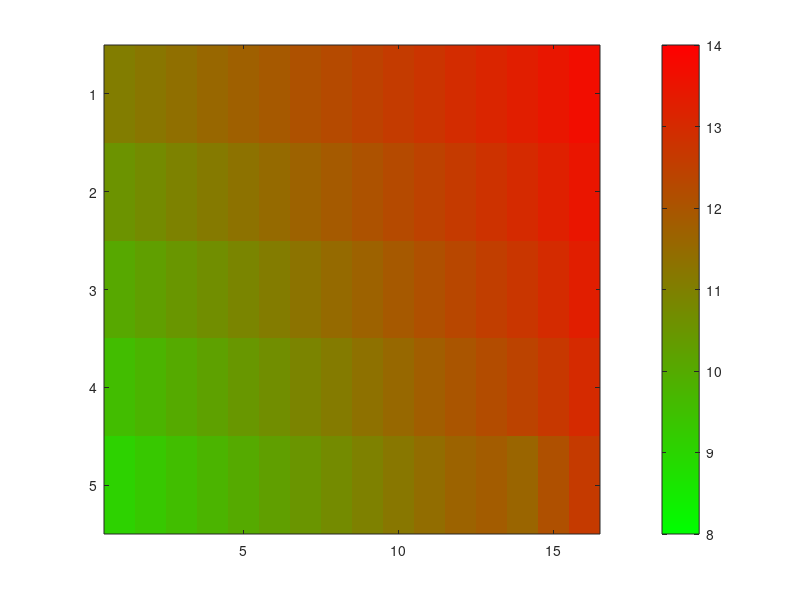

Write the MATLAB code that produced this figure.
%Parameters for Simscape Model
clear all
tic
simTime = 4004;
t = [0:0.01:(simTime-0.01)];

%load('PmusHatSmoothNorm_30_10.mat')

%PmusHatSmoothNorm = PmusHatSmoothNorm(1:end-1);
%plot(PmusHatSmoothNorm)
%hold off

%VENTILATOR SETTINGS
PEEP = 8.5; %cmH2O, Posistive End Expiratory Pressure
Paw_Ref = 18; %Pressure target, cmH_2O

%Reference support target changes after 60s
Paw_Ref_in = [t', ones(length(t),1)*Paw_Ref];
Paw_Ref_in(7000:end,2) = Paw_Ref+2;
PS = Paw_Ref - PEEP;

maxAllowableChange = 10; %+- max allowed change in pressure support (cmH2O)
Paw_Threshold = -1; %cmH2O, trigger variable
Q_Threshold_Percentage = 0.36; %percent of peak flow, cycling off variable
numOfBreaths = 20; %number of tidal breaths until support adjust

timeInspVent = 2;
timeExpVent = 2;

cutInValue = 13;
alpha = -1/(cutInValue-15);
zeta = 0.3258;
beta = 3.2576;

%CONTROLLER
%PID
Kp = 0.1; %Proportional constant, PID cntrol
Ti = 1; %Integral time constant, PID control
D = 0; %Derivative constant, PID control

P = 1;
I = 1;
D = 0;


%Adjustment Support Level Filter
timeResponse = 25; %time response of system, amount of time for controller
%adjust support level

%Muscle Pressure Adjustment Curve Parameters
gradPmus = 2.5; %gradient of muscle pressure support level adjustment curve
yIntPmus = -20; %y intercept
a1 = 0.1; %gain for driving pressure driven support level adjustment
%Driving Pressure Adjustment
gradDrivePres = 2.5;
yIntDrivePres = -32.5;
a2 = 0.1; %gain for muscle pressure driven support level adjustment

%INITIAL PATIENT SETTINGS
Resistance = 5.27; %cmH2O/L/s
Compliance = 1/27.37; %L/cmH2O
%initialMaxEffort = 10.5; %-cmH2O, initial maximum effort of patient
%maximum effort changes as PSV level changes
timeInsp = 1.4; %patient inspiration time, seconds
timeExp = 2.6; %patient expiration, seconds

varPE = 10; % %change in variation effort (relative to max effort)

%OCCLUSION SETTINGS
%end expiratory occlusion
lengthEEOcc = 5; %Length of end-expiratory occlusion (seconds)
breathsTillEE = 3; %number of breaths that occur before EE occlusion
numberOfRecordingsEE = 3;

%end inspiratory occlusion
numberOfRecordingsEI = 3; %number of recordings till support level adjusted
lengthEIOcc = 1.5; %Length of end-inspiratory occlusion (seconds)
flowOccThreshold = 0.05; %percentage of peak flow when occlusion triggered
breathsTillEI = 3; %number of breaths that occur before EI occlusion


%state (and inverse state signal)
tCounter = 0;
state = zeros(1,length(tCounter));
invState = zeros(1,length(tCounter));
mode = zeros(1,length(tCounter));
breathCounter = 0;
x = 0;
Pmus = zeros(1,length(tCounter));
flowIndexEnable = zeros(1,length(tCounter));

for idx=1:length(t)
    if tCounter < timeInspVent
        state(idx) = 1;
        invState(idx) = 0;
        mode(idx) = 1;
        flowIndexEnable(idx) = 1;
    end
    %expiration
    if breathCounter == 100000
        if tCounter >= timeInspVent && tCounter < (timeInspVent + lengthEIOcc)
            state(idx) = 0;
            invState(idx) = 0;
            mode(idx) = 2;
            
              if tCounter < (timeInspVent + 0.1)
                flowIndexEnable(idx) = 1;
              else
                  flowIndexEnable(idx) = 0;
              end
        end
        if tCounter > (timeInspVent + lengthEIOcc) && tCounter < (timeInspVent + timeExpVent + lengthEIOcc)
            state(idx) = 0;
            invState(idx) = 1;
            mode(idx) = 0;
        end
        if tCounter >= (timeInspVent + timeExpVent + lengthEIOcc)
            tCounter = 0;
            breathCounter = 0;
        end
    else
        if tCounter >= timeInspVent && tCounter < (timeInspVent + timeExpVent)
            state(idx) = 0;
            invState(idx) = 1;
            mode(idx) = 0;
            if tCounter < (timeInspVent + 0.1)
                flowIndexEnable(idx) = 1;
            else 
                flowIndexEnable(idx) = 0;
            end
        end
         if tCounter >= (timeInspVent + timeExpVent)
            tCounter = 0;
            breathCounter = breathCounter + 1;
        end
    end
  
    tCounter = tCounter + 0.01;
end




%plot(t(1:2000),-Pmus(1:2000))
effortMode = 0;
if effortMode == 1
    initialMaxEffort = zeros(1, length(t));
    effort_mag = 5;
    x = 0;
    for idx = 1:length(t)
       x = x + 1;
       initialMaxEffort(idx) = effort_mag;
       if x >= 3500
            x = 0;
            effort_mag = effort_mag + 0.5;
       end
        
        % elseif x < 1100
        %     initialMaxEffort(idx) = 5.5;
        % elseif x < 1200
        %     initialMaxEffort(idx) = 6;
        % elseif x < 1300
        %     initialMaxEffort(idx) = 6.5;
        % elseif x < 1400
        %     initialMaxEffort(idx) = 7;
        % elseif x < 1500
        %     initialMaxEffort(idx) = 7.5;
        % elseif x < 1600
        %     initialMaxEffort(idx) = 8;
        % elseif x < 1700
        %     initialMaxEffort(idx) = 8.5;
        % elseif x < 1800
        %     initialMaxEffort(idx) = 9;
        % elseif x < 1900
        %     initialMaxEffort(idx) = 9.5;
        % elseif x < 2000
        %     initialMaxEffort(idx) = 10;
        % elseif x < 2100
        %     initialMaxEffort(idx) = 10.5;
        % elseif x < 2200
        %     initialMaxEffort(idx) = 11;
        % elseif x < 2300
        %     initialMaxEffort(idx) = 11.5;
        % elseif x < 2400
        %     initialMaxEffort(idx) = 12;
        % elseif x < 2500
        %     initialMaxEffort(idx) = 12.5;
        % elseif x < 2600
        %     initialMaxEffort(idx) = 13;
        % elseif x < 2700
        %     initialMaxEffort(idx) = 13.5;
        % elseif x < 2800
        %     initialMaxEffort(idx) = 14;
        % elseif x < 2900
        %     initialMaxEffort(idx) = 14.5;
        % elseif x < 3000
        %     initialMaxEffort(idx) = 15;
        % end
        x = x + 0.01;
    end
    effortIn = [t' initialMaxEffort'];
else
    initialMaxEffort = 13.08;
end


%% Pmus Model
load('general_model.mat')

%numBreaths = simTime/((length(pmus_model)-1)/100);
%lengthBreath = length(pmus_model)-1;
%startPos = 1;
Pmus = [];
range_eff = 1.56/2;
for idx=1:simTime/7

    %randomly shorten/lengthen pmus
    % pos_neg = 0;
    % while pos_neg == 0
    %     pos_neg = randi([-1,1],1);
    % end
    % adjust_length = rand()*range_eff;
    % length_eff = 700 + (pos_neg*adjust_length*100)
    % % renormalise length to 1 second
    % t_old = linspace(1,700,700);
    % t_new = linspace(1,length_eff,700);
    % 
    % % Normalize time for interpolation
    % tau = t_old / 700;
    % tau_new = t_new / 300;
    % 
    % Pmus_stretched = interp1(tau, pmus_model, tau_new, 'spline');
    % if length(Pmus_stretched) >= 700
    %     Pmus_stretched = Pmus_stretched(1:700);
    % else
    %     length_stretched_eff = length(Pmus_stretched);
    %     Pmus_stretched = Pmus_stretched + zeros(2,700 - length_stretched_eff);
    % end
    Pmus = [Pmus pmus_model];
    %startPos = startPos + lengthBreath;
    %Pmus(startPos+1:startPos+231) = 0;
    %startPos = startPos + 231;
end


stateIn = [t',state'];
invStateIn = [t',invState'];
Pmus_in = [t', Pmus(1:end)'];
modeIn = [t', mode'];


%% Patient Response Variables

m = -0.825;
ratioPV = ones(1, length(t))*m;
ratioPV_in = [t', ratioPV'];
c = 23.56;

initial_peak_effort = -7.6;
% C_prop_values = zeros(size(state,2),1);
% C_prop_values(200200:end) = 2;
% C_prop_in = [t', C_prop_values];

C_prop_init = 0; %propofol concentration [ug*mL^-1]

%lookup table
PS_array = [
    13.5000
   14.0000
   14.5000
   15.0000
   15.5000
   16.0000
   16.5000
   17.0000
   17.5000
   18.0000
   18.5000
   19.0000
   19.5000
   20.0000
   20.5000
   21.0000
    ];

%PS_array = PS_array - PEEP;
C_prop_vector = [
0.0
0.5
1.0
1.5
2.0
];

%%
% pmus_array = zeros(5,16);
% counter =1;
% for i = 1:5
%     pmus_array(i,:) = final_results.P_mus(counter:counter + 15);
%     counter = counter + 16;
% end

pmus_array = ...
[9.07450995173817	8.58303374254441	8.09163589060172	7.60031522437297	7.10907009752719	6.61789821112623	6.12679635026677	5.63575998296837	5.14478262919641	4.65385483003553	4.16296238629128	3.67208318099328	3.18118105032235	2.69019291238860	2.22194997280716	1.77066793460113;...
8.32712845152772	7.86084961938944	7.39466034016806	6.92884796077444	6.46285558675153	5.99709025307945	5.53111826594518	5.06536276765490	4.59963934902614	4.13385453994266	3.66818546991775	3.20246679761484	2.73672332433147	2.27050988208754	1.85508365411562	1.47727018951182;...
7.57960998886679	7.13840128992502	6.69730279182784	6.25713070167087	5.81612331222786	5.37548174765759	4.93468252706403	4.49420422606204	4.05354609517805	3.61258158085774	3.17161584615783	2.73034796123167	2.28799731183129	1.84309533118342	1.47667746892257	1.16983539531106;...
6.83134879540383	6.41506974668250	5.99988944823208	5.58422101329840	5.16863690252799	4.75343725022152	4.33722350841555	3.92134974234469	3.50516855183661	3.08844931876491	2.67049382603472	2.24997798355149	1.82327893510971	1.37930157594579	1.02912256572725	0.771692094620232;...
6.08230484830341	5.69099234298216	5.30101725337789	4.91020628198063	4.51940179029062	4.12771651843734	3.73617781747217	3.34395172543840	2.95065125236925	2.55454321303406	2.15205220709006	1.73582091734394	1.26073612937778	0.178310121249703	0.161288355039994	0.176538749852994];

pmus_array = pmus_array .* -1;

p_dyn_array = zeros(size(pmus_array));

for i = 1:size(p_dyn_array,1)
    for j = 1:size(p_dyn_array,2)
        p_dyn_array(i,j) = (PS_array(j)-PEEP)-(pmus_array(i,j)*2/3);
    end
end

%% color map Pdyn

figure()
imagesc(p_dyn_array)
caxis([8 14]);

% Create custom green→red colormap
nColors = 256;
green = [0, 1, 0];  % RGB for green
red   = [1, 0, 0];  % RGB for red
customMap = [linspace(green(1), red(1), nColors)', ...
             linspace(green(2), red(2), nColors)', ...
             linspace(green(3), red(3), nColors)'];

colormap(customMap);
colorbar;



% S_0 = 0; %receptor sensitivity in hyperoxia [L*min^-1*(nM*L^-1)^-1]
% A = 17.8; %Area constant
% P_o2 = 100; %partial pressure of oxygen
% P_0 = 30; %P_o2 max sensitivity beffore receptor failure
% T_c = 40; %central receptors threshold [nM L-1]
% T_p = 34.6; %peripheral receptor threshold [nM L-1]
% F_R = 12; %respiratory rate [min^-1]
% V_D_anat = 0.12; %anatomical dead space [L]
% V_D_alv_ratio = 0.3; %alveolar dead space to tidal volume ratio
% dot_V_TH = 0.2689; %flow threshold [L*s^-1]
% D_w = 0; %wakefulness drive (0 = asleep)
% Na_conc = 0.139;
% K_conc = 0.0043;
% Ca_conc = 0.0012;
% Mg_conc = 0.00085;
% Alb = 4.5;
% Pi = 0.00012;
% HCO3_conc = 0.024; %nM*L-1
% V_co2 = 0.2; %L * min^-1
% T_i = 0.978; %Inspiration time [s]
% Cl_conc = 0.105; %Chlorine concentration [M*L^-1]
% K_w = 2.39e-14; %ion product of water 
% K_c = 2.45e-11; %equilibrium constant
% K_2 = 2.19e-7; %phosphoric acid dissociation constant
% K_3 = 1.16e-10; %carbonate dissocation constant
% K_h = 1.77e-7; %histidine dissociation constant
% 
% PEEP = 6; %cmH2O, Posistive End Expiratory Pressure
% Resistance = 11.2; %cmH2O/L/s
%Compliance = 0.0617; %L/cmH2O
% figure()
% plot(t, mode')
% 
% figure()
% plot(t, state')
% 
% figure()
% plot(t, invState')
% 
% figure()
% plot(t, Pmus')
% plot(t, state)
% hold on
% plot(t, invState)
% plot(t, Pmus)
% plot(t, mode)

% plot(modeIn, 'Color', 'r')    
% hold on
% plot(flowIndexEnableIn, 'Color', 'g')
% hold off

%SIMULATE MODEL
%simOut = sim("simplePatientModelTuning_30_08_23.slx");
% simOut = sim("simScapeModel_tuning_08_23.slx")
% %DETERMINE IAE
% %take average of last set point values from 380 seconds onwards
% % ssIndStart = find(simOut.adjustedSetPoint.time > 400,1);
% % ssValue = mean(simOut.adjustedSetPoint.data(ssIndStart:end));
% % 
% % changeFlagTime = simOut.changeFlag.time(find(simOut.changeFlag.data ~= 0));
% % changeFlagTime = round(changeFlagTime*100)/100;
% % changeFlagTime = unique(changeFlagTime);
% % for idx=2:length(changeFlagTime)
% %     if abs(diff([changeFlagTime(idx) changeFlagTime(idx-1)])) < 0.1
% %         changeFlagTime(idx) = 0;
% %     end
% % end
% % changeFlagTimeProcessed = changeFlagTime(find(changeFlagTime ~= 0));
% % IAE = 0;
% % IAE_array = [];
% % 
% % %DOESN"T QUITE WORK, I THINK changeFlagTime is a bit funky
% % % for idx = 1:length(changeFlagTimeProcessed)
% % %     IAE = IAE + abs(diff([ssValue simOut.adjustedSetPoint.data(find(simOut.adjustedSetPoint.time > changeFlagTimeProcessed(idx),1))]));
% % %     IAE_array = [IAE_array; IAE];
% % % end
% % 
% % for idx = 1:length(changeFlagTimeProcessed)
% %     IAE = IAE + abs(diff([ssValue simOut.adjustedSetPoint.data(find(simOut.adjustedSetPoint.time > changeFlagTimeProcessed(idx),1))]));
% %     IAE_array = [IAE_array; IAE];
% % end
% % 
% plot(simOut.adjustedSetPoint.time,simOut.adjustedSetPoint.data)
% hold on
% % plot(changeFlagTimeProcessed, IAE_array)
% % toc
% 
% %SETTLING TIME
% PSVout= simOut.adjustedSetPoint.data;
% TimeOut = simOut.adjustedSetPoint.time;
% ssValue = PSVout(end);
% upper = yline(ssValue + (0.02*ssValue))
% lower = yline(ssValue - (0.02*ssValue))
% diffFromSS = abs(PSVout - ssValue);
% ssBand = ssValue*0.02;
% settlingTime = TimeOut(find(diffFromSS > ssBand,1, 'last')) 
% settlingPoint = PSVout(find(TimeOut == settlingTime))
% plot(settlingTime, settlingPoint, '-o')
% %settlingTimeIdx = find(abs(diff([reversePSV(1) reversePSV])) > 0.05*reversePSV(1))


% selectPmus = 1;
% %Base Pmus signal
% breathCounter = 0;
% cycleCounter = 1;
% a = [1.2 1.5 2 3 6];
% b = [6 3 2 1.5 1.2];
% c = [0.05:0.05:0.75];
% d = [0.1:0.1:1.5];
% e = [2:0.5:6];
% 
% switch selectPmus
%     case 1 %half sine wave    
%         for idx = 1:length(t)
%             if x <= timeInsp %patient effort during inspiration
%                 Pmus(idx) = sin(x/timeInsp*pi);
%             end
% 
%             if breathCounter == 3
%                 if x > timeInsp && x <= (timeInsp + timeExp + lengthEIOcc) %patient effort during expiration
%                     Pmus(idx) = 0;
%                 end
% 
%                 if x > (timeInsp + timeExp + lengthEIOcc)%reset timer after 2 seconds has passed
%                     x = 0;
%                     breathCounter = 0;
%                 end
%             else
%                 if x > timeInsp && x <= timeInsp + timeExp %patient effort during expiration
%                     Pmus(idx) = 0;
%                 end
% 
%                 if x > timeInsp + timeExp %reset timer after 2 seconds has passed
%                     x = 0;
%                     breathCounter = breathCounter + 1;
%                 end
%             end
%             x = x + 0.01; %increment timer
%         end
% 
%     case 2 %flipped halfwave
% 
%         Tip = 0.5;
%         Te = 1.5;
%         Tep = 2;
%         Tnext = 4;
% 
%         for idx = 1:length(t)
%             if x <Tip
%                 Pmus(idx) = -sin(((x)*pi)/(2*(-Tip)));
%             end
%             if  x >= Tip && x < Te
%                 Pmus(idx) = 1;
%             end
% 
%              if x >= Te && x < Tep
%                 Pmus(idx) = sin(((x-Te)*pi)/(2*(Tep-Te))+pi)+1 ;
%              end         
%             if breathCounter == 3
%                 if x > Tep && x <= (Tnext + lengthEIOcc) %patient effort during expiration
%                     Pmus(idx) = 0;
%                 end
% 
%                 if x > (Tnext + lengthEIOcc)%reset timer after 2 seconds has passed
%                     x = 0;
%                     breathCounter = 0;
%                 end
%             else
%                  if x >=Tep && x < Tnext
%                     Pmus(idx) = 0;
%                  end
%                 if x >= Tnext
%                     x = 0;
%                     breathCounter = breathCounter + 1;
%                 end
%             end
%             x = x + 0.01;
%         end
% 
%     case 3 %square wave    
%         for idx = 1:length(t)
%             if x <= timeInsp %patient effort during inspiration
%                 Pmus(idx) = 1;
%             end
% 
%             if breathCounter == 3
%                 if x > timeInsp && x <= (timeInsp + timeExp + lengthEIOcc) %patient effort during expiration
%                     Pmus(idx) = 0;
%                 end
% 
%                 if x > (timeInsp + timeExp + lengthEIOcc)%reset timer after 2 seconds has passed
%                     x = 0;
%                     breathCounter = 0;
%                 end
%             else
%                 if x > timeInsp && x <= timeInsp + timeExp %patient effort during expiration
%                     Pmus(idx) = 0;
%                 end
% 
%                 if x > timeInsp + timeExp %reset timer after 2 seconds has passed
%                     x = 0;
%                     breathCounter = breathCounter + 1;
%                 end
%             end
%             x = x + 0.01; %increment timer
%         end
% 
%     case 4 %saw tooth
%         for idx = 1:length(t)
%             if x <= timeInsp %patient effort during inspiration
%                 if x<= timeInsp/2
%                      Pmus(idx) = 4/3*x;
%                 elseif x > timeInsp/2
%                     Pmus(idx) = -4/3*x+2;
%                 end
%             end
% 
%             if breathCounter == 3
%                 if x > timeInsp && x <= (timeInsp + timeExp + lengthEIOcc) %patient effort during expiration
%                     Pmus(idx) = 0;
%                 end
% 
%                 if x > (timeInsp + timeExp + lengthEIOcc)%reset timer after 2 seconds has passed
%                     x = 0;
%                     breathCounter = 0;
%                 end
%             else
%                 if x > timeInsp && x <= timeInsp + timeExp %patient effort during expiration
%                     Pmus(idx) = 0;
%                 end
% 
%                 if x > timeInsp + timeExp %reset timer after 2 seconds has passed
%                     x = 0;
%                     breathCounter = breathCounter + 1;
%                 end
%             end
%             x = x + 0.01; %increment timer
%         end
% 
%     case 5 %sawtooth shifting peak
%         for idx = 1:length(t)
%             if x <= timeInsp %patient effort during inspiration
%                Pmus(idx) = min(-a(cycleCounter)/timeInsp*x+a(cycleCounter),b(cycleCounter)*x/timeInsp);
% 
%             end
% 
%             if breathCounter == 3
%                 if x > timeInsp && x <= (timeInsp + timeExp + lengthEIOcc) %patient effort during expiration
%                     Pmus(idx) = 0;
%                 end
% 
%                 if x > (timeInsp + timeExp + lengthEIOcc)%reset timer after 2 seconds has passed
%                     x = 0;
%                     breathCounter = 0;
%                     cycleCounter = cycleCounter + 1;
%                     if cycleCounter > 5
%                         cycleCounter = 5;
%                     end
%                 end
%             else
%                 if x > timeInsp && x <= timeInsp + timeExp %patient effort during expiration
%                     Pmus(idx) = 0;
%                 end
% 
%                 if x > timeInsp + timeExp %reset timer after 2 seconds has passed
%                     x = 0;
%                     breathCounter = breathCounter + 1;
%                 end
%             end
%             x = x + 0.01; %increment timer
%         end
% 
%     case 6 %short triangle
%         for idx = 1:length(t)
%             if x <= timeInsp %patient effort during inspiration
% 
%                Pmus(idx) = min(1/0.125*x-5,-x/0.125+7);
%                Pmus(idx) = max(Pmus(idx),0);
% 
%             end
% 
%             if breathCounter == 3
%                 if x > timeInsp && x <= (timeInsp + timeExp + lengthEIOcc) %patient effort during expiration
%                     Pmus(idx) = 0;
%                 end
% 
%                 if x > (timeInsp + timeExp + lengthEIOcc)%reset timer after 2 seconds has passed
%                     x = 0;
%                     breathCounter = 0;
%                     cycleCounter = cycleCounter + 1;
%                     if cycleCounter > 5
%                         cycleCounter = 5;
%                     end
%                 end
%             else
%                 if x > timeInsp && x <= timeInsp + timeExp %patient effort during expiration
%                     Pmus(idx) = 0;
%                 end
% 
%                 if x > timeInsp + timeExp %reset timer after 2 seconds has passed
%                     x = 0;
%                     breathCounter = breathCounter + 1;
%                 end
%             end
%             x = x + 0.01; %increment timer
%         end
%     case 7 %triangle varying lengths
%         for idx = 1:length(t)
%             if x <= timeInsp %patient effort during inspiration
% 
%                Pmus(idx) = min(1/c(cycleCounter)*x,-x/c(cycleCounter)+2);
%                Pmus(idx) = max(Pmus(idx),0);
% 
%             end
% 
%             if breathCounter == 3
%                 if x > timeInsp && x <= (timeInsp + timeExp + lengthEIOcc) %patient effort during expiration
%                     Pmus(idx) = 0;
%                 end
% 
%                 if x > (timeInsp + timeExp + lengthEIOcc)%reset timer after 2 seconds has passed
%                     x = 0;
%                     breathCounter = 0;
%                     cycleCounter = cycleCounter + 1;
%                     if cycleCounter > 15
%                         cycleCounter = 15;
%                     end
%                 end
%             else
%                 if x > timeInsp && x <= timeInsp + timeExp %patient effort during expiration
%                     Pmus(idx) = 0;
%                 end
% 
%                 if x > timeInsp + timeExp %reset timer after 2 seconds has passed
%                     x = 0;
%                     breathCounter = breathCounter + 1;
%                 end
%             end
%             x = x + 0.01; %increment timer
%         end
%     case 8 %sinusoidal wave varying lengths
%         for idx = 1:length(t)
%             if x <= timeInsp %patient effort during inspiration
%                if x < d(cycleCounter)
%                     Pmus(idx) = sin(pi/d(cycleCounter)*x);
%                else 
%                    Pmus(idx) = 0;
%                end
%             end
% 
%             if breathCounter == 3
%                 if x > timeInsp && x <= (timeInsp + timeExp + lengthEIOcc) %patient effort during expiration
%                     Pmus(idx) = 0;
%                 end
% 
%                 if x > (timeInsp + timeExp + lengthEIOcc)%reset timer after 2 seconds has passed
%                     x = 0;
%                     breathCounter = 0;
%                     cycleCounter = cycleCounter + 1;
%                     if cycleCounter > 15
%                         cycleCounter = 15;
%                     end
%                 end
%             else
%                 if x > timeInsp && x <= timeInsp + timeExp %patient effort during expiration
%                     Pmus(idx) = 0;
%                 end
% 
%                 if x > timeInsp + timeExp %reset timer after 2 seconds has passed
%                     x = 0;
%                     breathCounter = breathCounter + 1;
%                 end
%             end
%             x = x + 0.01; %increment timer
%         end
% 
%     case 9 %triangle wave varying lengths, capped at 1
%         for idx = 1:length(t)
%             if x <= timeInsp %patient effort during inspiration
%               Pmus(idx) = min([1/0.25*x,-x/0.25+e(cycleCounter),1]);
%                Pmus(idx) = max(Pmus(idx),0);
%             end
% 
%             if breathCounter == 3
%                 if x > timeInsp && x <= (timeInsp + timeExp + lengthEIOcc) %patient effort during expiration
%                     Pmus(idx) = 0;
%                 end
% 
%                 if x > (timeInsp + timeExp + lengthEIOcc)%reset timer after 2 seconds has passed
%                     x = 0;
%                     breathCounter = 0;
%                     cycleCounter = cycleCounter + 1;
%                     if cycleCounter > 9
%                         cycleCounter = 9;
%                     end
%                 end
%             else
%                 if x > timeInsp && x <= timeInsp + timeExp %patient effort during expiration
%                     Pmus(idx) = 0;
%                 end
% 
%                 if x > timeInsp + timeExp %reset timer after 2 seconds has passed
%                     x = 0;
%                     breathCounter = breathCounter + 1;
%                 end
%             end
%             x = x + 0.01; %increment timer
%         end
%     case 10 %B-Spline function from patient data
%         numBreaths = simTime/((length(pmus_model)-1)/100);
%         lengthBreath = length(PmusHatSmoothNorm)-1;
%         startPos = 1;
%         for idx=1:simTime/4
%             Pmus(startPos:startPos + lengthBreath) = PmusHatSmoothNorm;
%             startPos = startPos + lengthBreath;
%             Pmus(startPos+1:startPos+231) = 0;
%             startPos = startPos + 231;
%         end
% end


